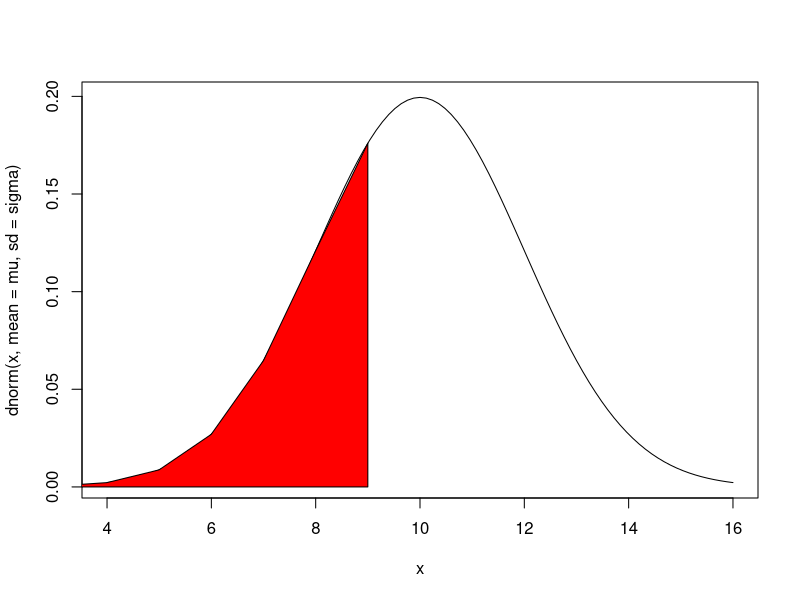

This figure's R source:
#' Normal Distribution Curve
#'
#' @param a is the start point to calculate the lower tail
#' @param mu is the mean of the distribution
#' @param sigma is the standard deviation of the distribution
#'
#' @return a graph of the distribution and the area of the lower tail probability, also gives you the lower tail probability
#' @export
#'
#' @examples myncurve = function(mu=10, sigma=2, p=9)
myncurve = function(mu, sigma, p){
  ### Draw a normal curve
  curve(dnorm(x,mean=mu,sd=sigma), xlim = c(mu-3*sigma, mu + 3*sigma))
  # Find the area between x=-∞ and p
  prob=pnorm(p,mean=mu,sd=sigma)
  prob

  # x values corresponding to the x - cords of points on the curve
  xcurve=seq(-9999,p,length=10000)

  # Y values corresponding t0 the x values
  ycurve=dnorm(xcurve,mean=mu,sd=sigma)

  # Fill in the polygon with the given vertices
  polygon(c(-9999,xcurve,p),c(0,ycurve,0),col="Red")

}
myncurve(mu=10, sigma=2, p=9)

